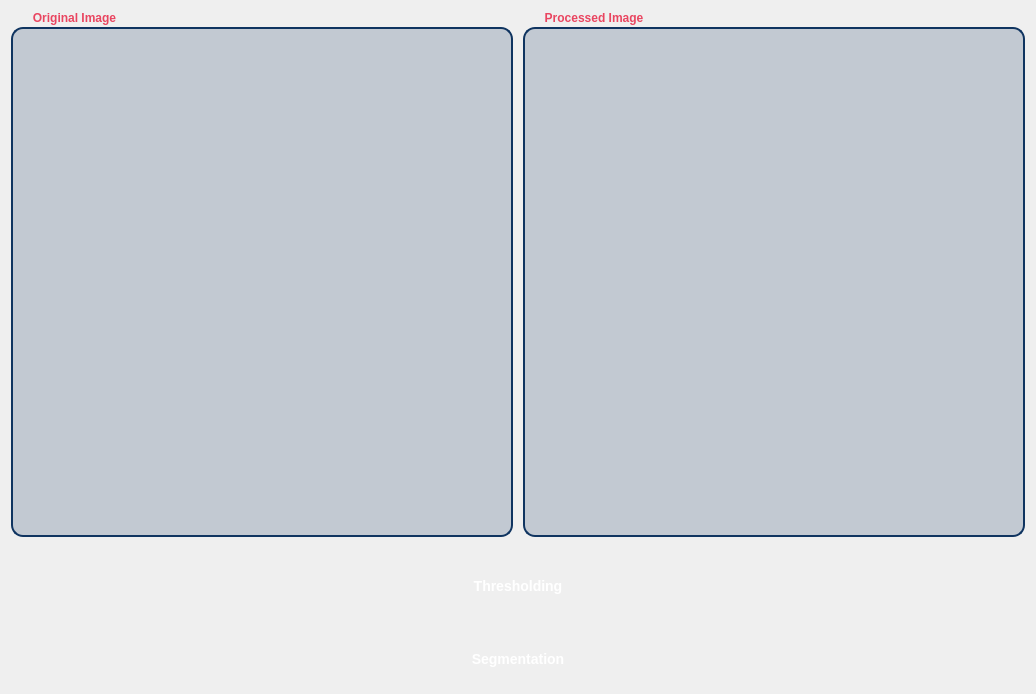
        <widget class="QWidget" name="page_main_buttons">
         <layout class="QVBoxLayout" name="page_main_buttons_layout">
          <property name="spacing">
           <number>25</number>
          </property>
          <item>
           <layout class="QHBoxLayout" name="images_layout">
            <property name="spacing">
             <number>10</number>
            </property>
            <item>
             <widget class="QGroupBox" name="original_groupBox">
              <property name="minimumSize">
               <size>
                <width>502</width>
                <height>526</height>
               </size>
              </property>
              <property name="styleSheet">
               <string notr="true">QGroupBox {
            color: white;
            border: 2px solid #0f3460;
            border-radius: 12px;
            margin-top: 16px;
            font-weight: bold;
            padding-top: 16px;
            background: rgba(15, 52, 96, 0.2);
        }
        QGroupBox::title {
            subcontrol-origin: margin;
            left: 12px;
            padding: 0 8px;
            color: #e94560;
        }</string>
              </property>
              <property name="title">
               <string>Original Image</string>
              </property>
             </widget>
            </item>
            <item>
             <widget class="QGroupBox" name="processed_groupBox">
              <property name="minimumSize">
               <size>
                <width>502</width>
                <height>526</height>
               </size>
              </property>
              <property name="styleSheet">
               <string notr="true">QGroupBox {
            color: white;
            border: 2px solid #0f3460;
            border-radius: 12px;
            margin-top: 16px;
            font-weight: bold;
            padding-top: 16px;
            background: rgba(15, 52, 96, 0.2);
        }
        QGroupBox::title {
            subcontrol-origin: margin;
            left: 12px;
            padding: 0 8px;
            color: #e94560;
        }</string>
              </property>
              <property name="title">
               <string>Processed Image</string>
              </property>
             </widget>
            </item>
           </layout>
          </item>
          <item>
           <widget class="QPushButton" name="thresholding_button">
            <property name="cursor">
             <cursorShape>PointingHandCursor</cursorShape>
            </property>
            <property name="styleSheet">
             <string notr="true">QPushButton {
            background: qlineargradient(x1:0, y1:0, x2:1, y2:0,
                stop:0 #0f3460, stop:1 #16213e);
            color: white;
            border: none;
            padding: 12px 24px;
            font-size: 14px;
            margin: 4px 2px;
            border-radius: 8px;
            font-weight: bold;
            min-width: 120px;
        }
        QPushButton:hover {
            background: qlineargradient(x1:0, y1:0, x2:1, y2:0,
                stop:0 #16213e, stop:1 #0f3460);
            border: 1px solid #e94560;
        }
        QPushButton:pressed {
            background: qlineargradient(x1:0, y1:0, x2:1, y2:0,
                stop:0 #0f3460, stop:1 #16213e);
            padding-top: 13px;
            padding-bottom: 11px;
        }</string>
            </property>
            <property name="text">
             <string>Thresholding</string>
            </property>
           </widget>
          </item>
          <item>
           <widget class="QPushButton" name="segmentation_button">
            <property name="cursor">
             <cursorShape>PointingHandCursor</cursorShape>
            </property>
            <property name="styleSheet">
             <string notr="true">QPushButton {
            background: qlineargradient(x1:0, y1:0, x2:1, y2:0,
                stop:0 #0f3460, stop:1 #16213e);
            color: white;
            border: none;
            padding: 12px 24px;
            font-size: 14px;
            margin: 4px 2px;
            border-radius: 8px;
            font-weight: bold;
            min-width: 120px;
        }
        QPushButton:hover {
            background: qlineargradient(x1:0, y1:0, x2:1, y2:0,
                stop:0 #16213e, stop:1 #0f3460);
            border: 1px solid #e94560;
        }
        QPushButton:pressed {
            background: qlineargradient(x1:0, y1:0, x2:1, y2:0,
                stop:0 #0f3460, stop:1 #16213e);
            padding-top: 13px;
            padding-bottom: 11px;
        }</string>
            </property>
            <property name="text">
             <string>Segmentation</string>
            </property>
           </widget>
          </item>
         </layout>
        </widget>
